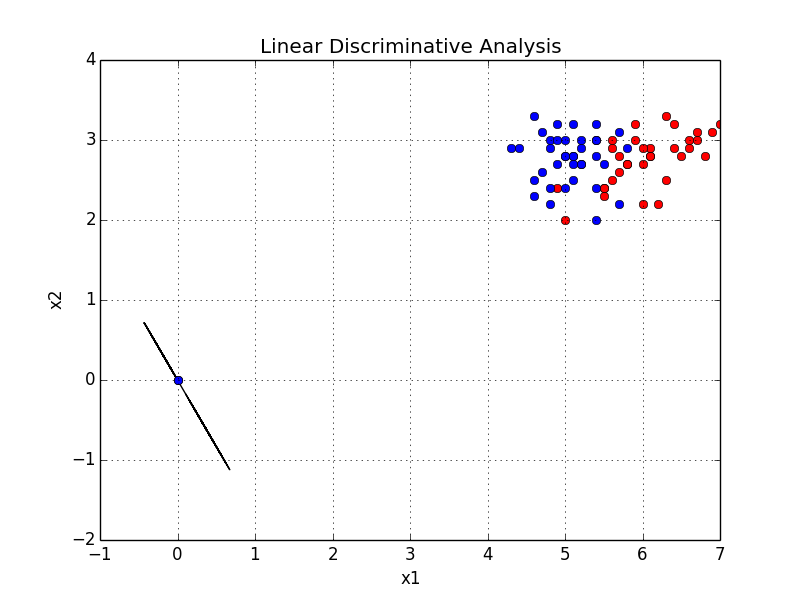

Here is the Python script that generated this plot:
import scipy.io as sio 
import matplotlib.pyplot as plt 
import numpy as np
import math

def h(x):
  return 1/(1+np.exp(-x))

train = sio.loadmat('train.mat')
x1 = train['x1'].reshape([-1, 1]) 
x2 = train['x2'].reshape([-1, 1]) 
y = train['y'].reshape([-1, 1]) 
X = np.hstack((np.ones((len(x1),1)),x1,x2))
length = len(x1)

mu0 = np.array([[0.0,0.0]])
mu1 = np.array([[0.0,0.0]])
size0 = 0
size1 = 0
array0 = np.array([[0.0,0.0]])
array1 = np.array([[0.0,0.0]])

for i in range(0,length):
  if (y[i] == 0):
    mu0[0][0] = mu0[0][0] + x1[i]
    mu0[0][1] = mu0[0][1] + x2[i]
    size0 = size0 + 1
    array0 = np.append(array0,np.array([[x1[i][0],x2[i][0]]]),axis=0)
  else:
    mu1[0][0] = mu1[0][0] + x1[i]
    mu1[0][1] = mu1[0][1] + x2[i]
    size1 = size1 + 1
    array1 = np.append(array1,np.array([[x1[i][0],x2[i][0]]]),axis=0)

mu0[0][0] = mu0[0][0]/size0
mu0[0][1] = mu0[0][1]/size0
mu1[0][0] = mu1[0][0]/size1
mu1[0][1] = mu1[0][1]/size1

print('mu0 = (' + str(mu0[0][0]) + ', ' + str(mu0[0][1]) + ')')
print('mu1 = (' + str(mu1[0][0]) + ', ' + str(mu1[0][1]) + ')')

#part b
sigma0 = np.array([[0.0,0.0],[0.0,0.0]])
for i in range(0,size0):
  l = array0[i]-mu0
  prod = np.dot(np.transpose(l),l)
  sigma0 = sigma0 + prod
sigma0 = sigma0/size0

sigma1 = np.array([[0.0,0.0],[0.0,0.0]])
for i in range(0,size1):
  l = array1[i]-mu1
  prod = np.dot(np.transpose(l),l)
  sigma1 = sigma1 + prod
sigma1 = sigma1/size1

print('covariance matrix for sigma0 = ' + str(sigma0))
print('covariance matrix for sigma1 = ' + str(sigma1))

#part c
sw = sigma1 + sigma0
sb = mu1 - mu0
sw_i = np.linalg.inv(sw)
sb_t = sb.transpose()
w_star = np.dot(sw_i,sb_t)
w_den = np.linalg.norm(w_star)
w_star = w_star/w_den

print('w_star: (' + str(w_star[0][0]) + ', ' + str(w_star[1][0]) + ')')

#part d
X = np.hstack((x1,x2))
xx = np.dot(X,w_star)
size = X.size/2
point = np.array([[0.0,0.0]])
for i in range(0,size):
  if i == 0:
    point[0] = w_star.transpose()*xx[i]
  else:
    point = np.append(point, np.array(w_star.transpose()*xx[i]),axis=0)

plt.plot(point[:,0],point[:,1],'k')
plt.plot(array0[:,0],array0[:,1],'ro')
plt.plot(array1[:,0],array0[:,1],'bo')
plt.grid()
plt.hold(True)
plt.title('Linear Discriminative Analysis')
plt.xlabel('x1')
plt.ylabel('x2')
plt.savefig('a4_p4.png')
plt.clf()
